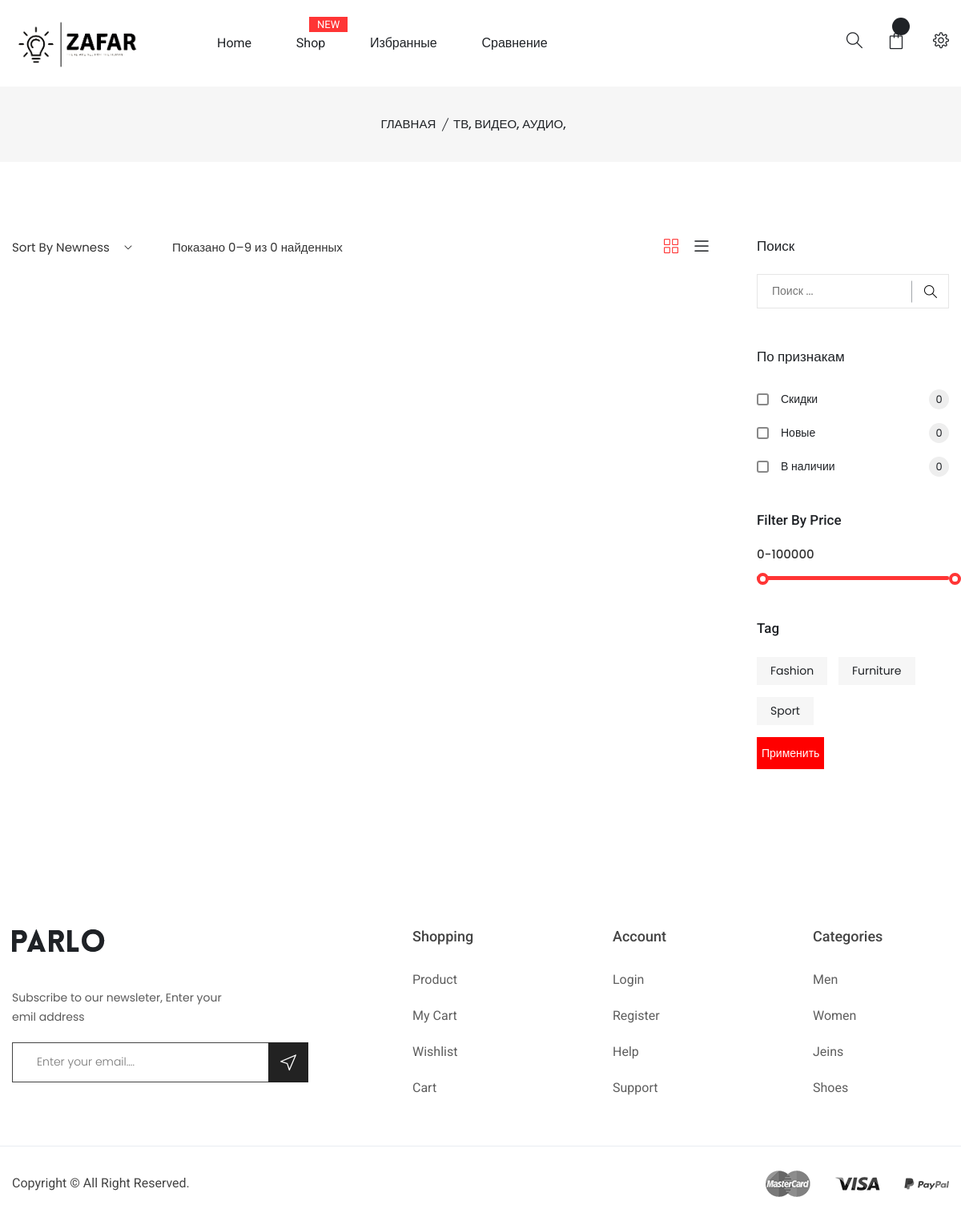
Screenshot of /catalog/5/ with the database file from the repository.
### main/models.py (models this page shows, shortened)
class Category(models.Model):
    title = models.CharField(max_length=200, blank=True)
    parent = models.ForeignKey("Category", on_delete=models.CASCADE, blank=True, null=True)
    level = models.IntegerField(default=0, blank=True)
    good_count = models.IntegerField(default=0, blank=True)
    sub_category_count = models.IntegerField(default=0, blank=True)
    logo = models.ImageField(upload_to='upload', blank=True)

class Tag(models.Model):
    title = models.CharField(max_length=208, blank=True)
    level = models.IntegerField(blank=True, default=0)

### main/views.py (the view)
# urls.py: path('catalog/<int:catalog_id>/', catalogItemHandler),
def catalogItemHandler(request, catalog_id):
    new_cart = None
    cart_items = []
    user_session_id = request.session.session_key
    if user_session_id:
        open_carts = Cart.objects.filter(session_id=user_session_id).filter(status=0)
        if open_carts:
            new_cart = open_carts[0]
            cart_items = CartItem.objects.filter(cart__id=new_cart.id).filter(status=0)
    active_category = Category.objects.get(id=catalog_id)
    categories = Category.objects.all()
    goods = Good.objects.filter(category__id=catalog_id)
    brands = CategoryBrand.objects.filter(category__id=catalog_id)
    colors = Color.objects.filter(category__id=catalog_id)
    sizes = Size.objects.filter(category__id=catalog_id)
    tags = Tag.objects.all()
    search_value = request.GET.get('q', None)
    active_brands = request.GET.getlist('active_brand', [])
    active_brands = [int(i) for i in active_brands]
    active_colors = request.GET.getlist('active_color', [])
    active_colors = [int(i) for i in active_colors]
    active_sizes = request.GET.getlist('active_size', [])
    active_sizes = [int(i) for i in active_sizes]
    is_discount = request.GET.get('is_discount', None)
    is_new = request.GET.get('is_new', None)
    stock = request.GET.get('stock', None)
    price = request.GET.get('price', None)
    price_start, price_stop = None, None
    if price and len(price.split('-')) == 2:
        price_start = int(price.split('-')[0])
        price_stop = int(price.split('-')[1])
    if search_value:
        new_goods = []
        for g in goods:
            if g.title.find(search_value) > -1:
                new_goods.append(g)
        goods = new_goods
    if active_brands:
        new_goods = []
        for g in goods:
            if g.brand and g.brand.id in active_brands:
                new_goods.append(g)
        goods = new_goods
    if active_colors:
        new_goods = []
        for g in goods:
            if g.color and g.color.id in active_colors:
                new_goods.append(g)
        goods = new_goods
    if active_sizes:
        new_goods = []
        for g in goods:
            if g.size and g.size.id in active_sizes:
                new_goods.append(g)
        goods = new_goods
    if is_discount:
        new_goods = []
        for g in goods:
            if g.is_discount:
                new_goods.append(g)
        goods = new_goods
    if is_new:
        new_goods = []
        for g in goods:
            if g.is_new:
                new_goods.append(g)
        goods = new_goods
    if stock:
        new_goods = []
        for g in goods:
            if g.stock > 0:
                new_goods.append(g)
        goods = new_goods
    if price_start and price_stop:
        new_goods = []
        for g in goods:
            if g.price >= price_start and g.price <= price_stop:
                new_goods.append(g)
        goods = new_goods
    limit = request.GET.get('limit', 9)
    current_page = int(request.GET.get('page', 1))
    total = len(goods)
    pages_count = ceil(total / limit)
    pages = range(1, pages_count + 1)
    stop = current_page * limit
    start = stop - limit
    prev_page = current_page - 1
    next_page = None
    if current_page < pages_count:
        next_page = current_page + 1
    return render(request, 'catalog.html', {'categories': categories,
                                            'goods': goods[start:stop],
                                            'brands': brands,
                                            'colors': colors,
                                            'sizes': sizes,
                                            'tags': tags,
                                            'active_category': active_category,
                                            'search_value': search_value,
                                            'active_brands': active_brands,
                                            'active_colors': active_colors,
                                            'active_sizes': active_sizes,
                                            'is_discount': is_discount,
                                            'is_new': is_new,
                                            'stock': stock,
                                            'price': price,
                                            'pages': pages,
                                            'current_page': current_page,
                                            'prev_page': prev_page,
                                            'next_page': next_page,
                                            'total': total,
                                            'start': start,
                                            'stop': stop,
                                            'new_cart': new_cart,
                                            'cart_items': cart_items,
                                            })

### templates/catalog.html (shortened to what this page needs)
{% extends 'base.html' %}
    {% block content %}
        <div class="breadcrumb-area pt-35 pb-35 bg-gray">
            <div class="container">
                <div class="breadcrumb-content text-center">
                    <ul>
                        <li>
                            <a href="/"> Главная </a>
                        </li>
                        <li class="active"> {{ active_category.title }} </li>
                    </ul>
                </div>
            </div>
        </div>
        <div class="shop-area pt-95 pb-100">
            <div class="container">
                <div class="row">
                    <div class="col-lg-9">
                        <div class="shop-top-bar">
                            <div class="select-shoing-wrap">
                                <div class="shop-select">
                                    <select>
                                        <option value="">Sort by newness</option>
                                    </select>
                                </div>
                                <p>Показано {{ start }}–{{ stop }} из {{ total }} найденных</p>
                            </div>
                            <div class="shop-tab nav">
                                <a class="active" href="#shop-1" data-toggle="tab">
                                    <i class="sli sli-grid"></i>
                                </a>
                                <a href="#shop-2" data-toggle="tab">
                                    <i class="sli sli-menu"></i>
                                </a>
                            </div>
                        </div>
                    </div>
                    <div class="col-lg-3">
                        <div class="sidebar-style ml-30">
                            <form class="pro-sidebar-search-form" action="/catalog/{{ active_category.id }}">
                                <div class="sidebar-widget">
                                    <h4 class="pro-sidebar-title"> Поиск </h4>
                                    <div class="pro-sidebar-search mb-50 mt-25">
                                        <div class="pro-sidebar-search-form">
                                            <input name="q" type="text" placeholder="Поиск ..." {% if search_value %} value="{{ search_value }}" {% endif %}>
                                            <button>
                                                <i class="sli sli-magnifier"></i>
                                            </button>
                                        </div>
                                    </div>
                                </div>
                                <div class="sidebar-widget">
                                    <h4 class="pro-sidebar-title"> По признакам </h4>
                                    <div class="sidebar-widget-list mt-30">
                                        <ul>
                                            <li>
                                                <div class="sidebar-widget-list-left">
                                                    <input type="checkbox" name="is_discount" {% if is_discount %} checked {% endif %} value="1"><a href="#"> Скидки <span>0</span></a>
                                                    <span class="checkmark"></span>
                                                </div>
                                            </li>
                                            <li>
                                                <div class="sidebar-widget-list-left">
                                                    <input type="checkbox" name="is_new" {% if is_new %} checked {% endif %} value="1"><a href="#"> Новые <span>0</span></a>
                                                    <span class="checkmark"></span>
                                                </div>
                                            </li>
                                            <li>
                                                <div class="sidebar-widget-list-left">
                                                    <input type="checkbox" name="stock" {% if stock %} checked {% endif %} value="1"><a href="#"> В наличии <span>0</span></a>
                                                    <span class="checkmark"></span>
                                                </div>
                                            </li>
                                        </ul>
                                    </div>
                                </div>
                                <div class="sidebar-widget mt-45">
                                    <h4 class="pro-sidebar-title">Filter By Price </h4>
                                    <div class="price-filter mt-10">
                                        <div class="price-slider-amount">
                                            <input type="text" id="amount" name="price"  placeholder="Введите вашу цену" />
                                        </div>
                                        <div id="slider-range"></div>
                                    </div>
                                </div>
                                {% if tags %}
                                    <div class="sidebar-widget mt-50">
                                        <h4 class="pro-sidebar-title"> Tag </h4>
                                        <div class="sidebar-widget-tag mt-25">
                                            <ul>
                                                {% for tag in tags %}
                                                    <li><a href="#"> {{ tag.title }} </a></li>
                                                {% endfor %}
                                            </ul>
                                        </div>
                                    </div>
                                {% endif %}
                                <button style="background-color: red; color: white; border: 0; height: 40px;"> Применить </button>
                            </form>
                        </div>
                    </div>
                </div>
            </div>
        </div>
    {% endblock %}

### static/css/plugins.css (style rules this page uses)
.ui-slider { position: relative; text-align: left; }
.ui-slider-horizontal { height: .8em; }
.ui-widget { font-family: Lucida Grande,Lucida Sans,Arial,sans-serif; font-size: 1.1em; }
.ui-widget-content { border: 1px solid #a6c9e2; background: #fcfdfd url("images/ui-bg_inset-hard_100_fcfdfd_1x100.png") 50% bottom repeat-x; color: #222222; }
.ui-corner-all, .ui-corner-top, .ui-corner-left, .ui-corner-tl { border-top-left-radius: 5px; }
.ui-corner-all, .ui-corner-top, .ui-corner-right, .ui-corner-tr { border-top-right-radius: 5px; }
.ui-corner-all, .ui-corner-bottom, .ui-corner-left, .ui-corner-bl { border-bottom-left-radius: 5px; }
.ui-corner-all, .ui-corner-bottom, .ui-corner-right, .ui-corner-br { border-bottom-right-radius: 5px; }

### rows the page displays
Category: title "ТВ, ВИДЕО, АУДИО,"
Tag: title "Fashion"
Tag: title "Furniture"
Tag: title "Sport"

### other values shown
{{ start }} "0"
{{ stop }} "9"
{{ total }} "0"
